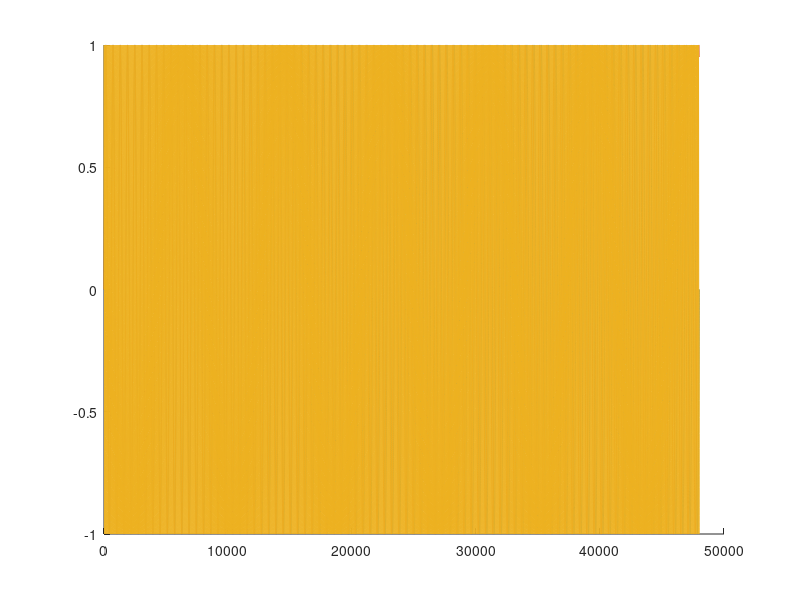
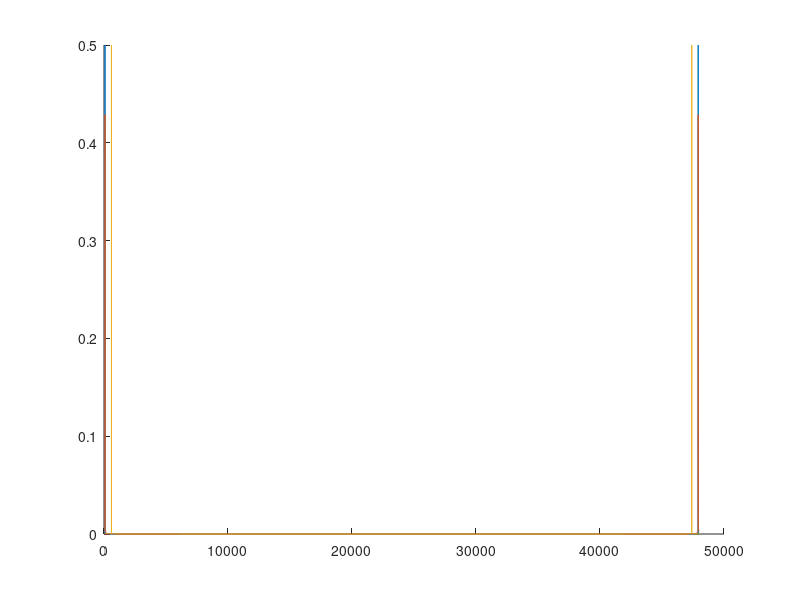
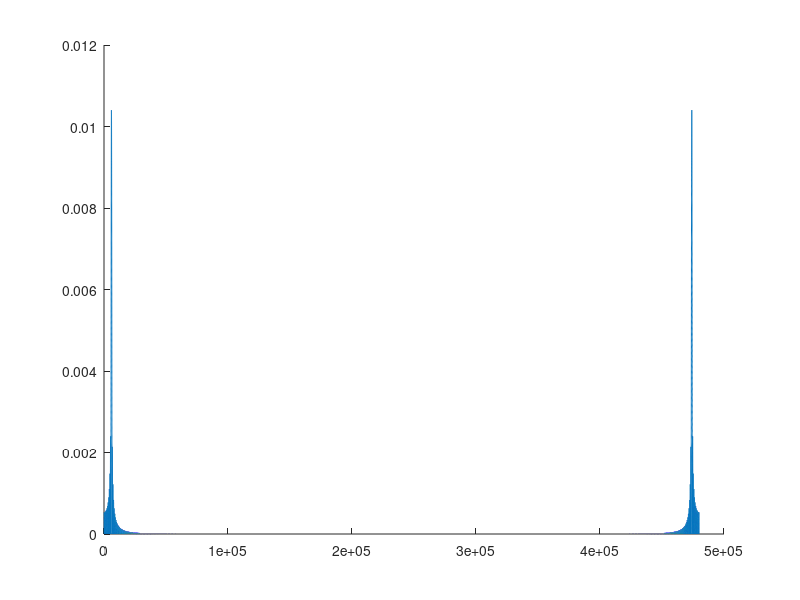

MATLAB code for these plots, in order:
clear;

Fs = 48000;
T = 1;
t = linspace(0, T, Fs * T);
F1 = 82;
F2 = 82.3;
F3 = 601;

r = (1:1000);

y1 = sin(2 * pi * F1 * t);
y2 = sin(2 * pi * F2 * t);
y3 = sin(2 * pi * F3 * t);

y1r = y1(r);
y2r = y2(r);
y3r = y3(r);

figure(1); clf; hold on;
plot(y1); plot(y2); plot(y3);

y1f = fft(y1) / Fs;
y2f = fft(y2) / Fs;
y3f = fft(y3) / Fs;

figure(2); clf; hold on;
plot(abs(y1f)); plot(abs(y2f)); plot(abs(y3f));

y1fr = fft(y1r, Fs * 10) / Fs;
y2fr = fft(y2r, Fs * 10) / Fs;
y3fr = fft(y3r, Fs * 10) / Fs;

figure(3); clf; hold on;
%plot(abs(y1fr)); plot(abs(y2fr));
plot(abs(y3fr));

[v1 f1] = max(abs(y1fr))
[v2 f2] = max(abs(y2fr))
[v3 f3] = max(abs(y3fr))
